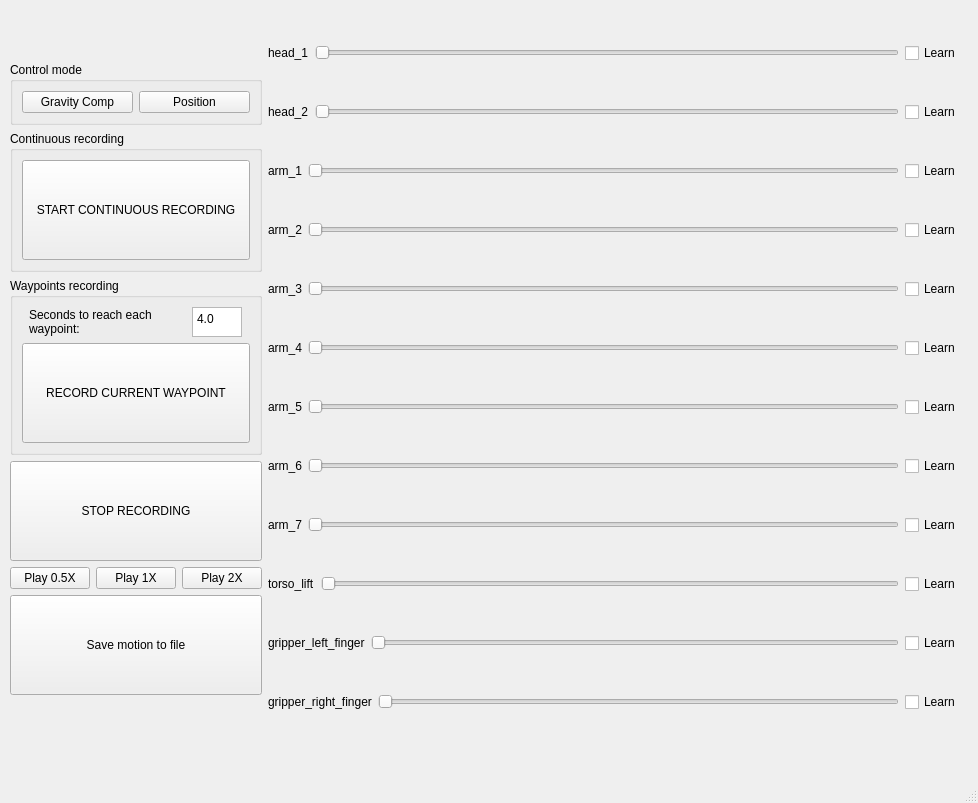
<?xml version="1.0" encoding="UTF-8"?>
<ui version="4.0">
 <class>LearningGUI</class>
 <widget class="QMainWindow" name="LearningGUI">
  <property name="geometry">
   <rect>
    <x>0</x>
    <y>0</y>
    <width>978</width>
    <height>803</height>
   </rect>
  </property>
  <property name="sizePolicy">
   <sizepolicy hsizetype="Minimum" vsizetype="Minimum">
    <horstretch>0</horstretch>
    <verstretch>0</verstretch>
   </sizepolicy>
  </property>
  <property name="minimumSize">
   <size>
    <width>200</width>
    <height>50</height>
   </size>
  </property>
  <property name="windowTitle">
   <string>Learning GUI</string>
  </property>
  <widget class="QWidget" name="centralwidget">
   <widget class="QWidget" name="horizontalLayoutWidget">
    <property name="geometry">
     <rect>
      <x>10</x>
      <y>10</y>
      <width>951</width>
      <height>736</height>
     </rect>
    </property>
    <layout class="QHBoxLayout" name="horizontalLayout">
     <item>
      <layout class="QVBoxLayout" name="col_buttons">
       <property name="sizeConstraint">
        <enum>QLayout::SetDefaultConstraint</enum>
       </property>
       <item>
        <spacer name="verticalSpacer">
         <property name="orientation">
          <enum>Qt::Vertical</enum>
         </property>
         <property name="sizeHint" stdset="0">
          <size>
           <width>20</width>
           <height>40</height>
          </size>
         </property>
        </spacer>
       </item>
       <item>
        <widget class="QGroupBox" name="Control_mode">
         <property name="sizePolicy">
          <sizepolicy hsizetype="Minimum" vsizetype="Minimum">
           <horstretch>0</horstretch>
           <verstretch>0</verstretch>
          </sizepolicy>
         </property>
         <property name="title">
          <string>Control mode</string>
         </property>
         <layout class="QVBoxLayout" name="verticalLayout_3">
          <item>
           <layout class="QHBoxLayout" name="horizontalLayout_2">
            <item>
             <widget class="QPushButton" name="gravity_b">
              <property name="minimumSize">
               <size>
                <width>50</width>
                <height>0</height>
               </size>
              </property>
              <property name="text">
               <string>Gravity Comp</string>
              </property>
             </widget>
            </item>
            <item>
             <widget class="QPushButton" name="position_b">
              <property name="minimumSize">
               <size>
                <width>50</width>
                <height>0</height>
               </size>
              </property>
              <property name="text">
               <string>Position</string>
              </property>
             </widget>
            </item>
           </layout>
          </item>
         </layout>
         <zorder></zorder>
         <zorder></zorder>
        </widget>
       </item>
       <item>
        <widget class="QGroupBox" name="Continuous_recording">
         <property name="sizePolicy">
          <sizepolicy hsizetype="Minimum" vsizetype="Minimum">
           <horstretch>0</horstretch>
           <verstretch>0</verstretch>
          </sizepolicy>
         </property>
         <property name="title">
          <string>Continuous recording</string>
         </property>
         <layout class="QVBoxLayout" name="verticalLayout">
          <item>
           <widget class="QPushButton" name="start_continuous">
            <property name="minimumSize">
             <size>
              <width>0</width>
              <height>100</height>
             </size>
            </property>
            <property name="text">
             <string>START CONTINUOUS RECORDING</string>
            </property>
           </widget>
          </item>
         </layout>
        </widget>
       </item>
       <item>
        <widget class="QGroupBox" name="waypoints_recording">
         <property name="sizePolicy">
          <sizepolicy hsizetype="Minimum" vsizetype="Minimum">
           <horstretch>0</horstretch>
           <verstretch>0</verstretch>
          </sizepolicy>
         </property>
         <property name="title">
          <string>Waypoints recording</string>
         </property>
         <layout class="QVBoxLayout" name="verticalLayout_2">
          <item>
           <layout class="QHBoxLayout" name="seconds_layout">
            <item>
             <widget class="QLabel" name="seconds_label">
              <property name="sizePolicy">
               <sizepolicy hsizetype="Maximum" vsizetype="Maximum">
                <horstretch>0</horstretch>
                <verstretch>0</verstretch>
               </sizepolicy>
              </property>
              <property name="maximumSize">
               <size>
                <width>150</width>
                <height>40</height>
               </size>
              </property>
              <property name="text">
               <string>&lt;html&gt;&lt;head/&gt;&lt;body&gt;&lt;p&gt;Seconds to reach each waypoint:&lt;/p&gt;&lt;/body&gt;&lt;/html&gt;</string>
              </property>
              <property name="wordWrap">
               <bool>true</bool>
              </property>
             </widget>
            </item>
            <item>
             <widget class="QPlainTextEdit" name="seconds_edit">
              <property name="sizePolicy">
               <sizepolicy hsizetype="Minimum" vsizetype="Minimum">
                <horstretch>0</horstretch>
                <verstretch>0</verstretch>
               </sizepolicy>
              </property>
              <property name="minimumSize">
               <size>
                <width>50</width>
                <height>30</height>
               </size>
              </property>
              <property name="maximumSize">
               <size>
                <width>50</width>
                <height>30</height>
               </size>
              </property>
              <property name="plainText">
               <string>4.0</string>
              </property>
             </widget>
            </item>
           </layout>
          </item>
          <item>
           <widget class="QPushButton" name="capture_waypoint">
            <property name="minimumSize">
             <size>
              <width>0</width>
              <height>100</height>
             </size>
            </property>
            <property name="text">
             <string>RECORD CURRENT WAYPOINT</string>
            </property>
           </widget>
          </item>
         </layout>
        </widget>
       </item>
       <item>
        <widget class="QPushButton" name="stop_recording">
         <property name="minimumSize">
          <size>
           <width>0</width>
           <height>100</height>
          </size>
         </property>
         <property name="text">
          <string>STOP RECORDING</string>
         </property>
        </widget>
       </item>
       <item>
        <layout class="QHBoxLayout" name="horizontalLayout_4">
         <item>
          <widget class="QPushButton" name="play_05_b">
           <property name="text">
            <string>Play 0.5X</string>
           </property>
          </widget>
         </item>
         <item>
          <widget class="QPushButton" name="play_1_b">
           <property name="text">
            <string>Play 1X</string>
           </property>
          </widget>
         </item>
         <item>
          <widget class="QPushButton" name="play_2_b">
           <property name="text">
            <string>Play 2X</string>
           </property>
          </widget>
         </item>
        </layout>
       </item>
       <item>
        <layout class="QHBoxLayout" name="horizontalLayout_5">
         <item>
          <widget class="QPushButton" name="save_b">
           <property name="minimumSize">
            <size>
             <width>0</width>
             <height>100</height>
            </size>
           </property>
           <property name="text">
            <string>Save motion to file</string>
           </property>
          </widget>
         </item>
        </layout>
       </item>
       <item>
        <spacer name="verticalSpacer_2">
         <property name="orientation">
          <enum>Qt::Vertical</enum>
         </property>
         <property name="sizeHint" stdset="0">
          <size>
           <width>20</width>
           <height>40</height>
          </size>
         </property>
        </spacer>
       </item>
      </layout>
     </item>
     <item>
      <layout class="QVBoxLayout" name="col_sliders">
       <item>
        <layout class="QHBoxLayout" name="row0">
         <item>
          <widget class="QLabel" name="head_1_l">
           <property name="text">
            <string>head_1</string>
           </property>
          </widget>
         </item>
         <item>
          <widget class="QSlider" name="head_1_slider">
           <property name="orientation">
            <enum>Qt::Horizontal</enum>
           </property>
          </widget>
         </item>
         <item>
          <widget class="QCheckBox" name="head_1_cb">
           <property name="text">
            <string>Learn</string>
           </property>
          </widget>
         </item>
        </layout>
       </item>
       <item>
        <layout class="QHBoxLayout" name="row1">
         <item>
          <widget class="QLabel" name="head_2_l">
           <property name="text">
            <string>head_2</string>
           </property>
          </widget>
         </item>
         <item>
          <widget class="QSlider" name="head_2_slider">
           <property name="orientation">
            <enum>Qt::Horizontal</enum>
           </property>
          </widget>
         </item>
         <item>
          <widget class="QCheckBox" name="head_2_cb">
           <property name="text">
            <string>Learn</string>
           </property>
          </widget>
         </item>
        </layout>
       </item>
       <item>
        <layout class="QHBoxLayout" name="row2">
         <item>
          <widget class="QLabel" name="arm_1_l">
           <property name="text">
            <string>arm_1</string>
           </property>
          </widget>
         </item>
         <item>
          <widget class="QSlider" name="arm_1_slider">
           <property name="orientation">
            <enum>Qt::Horizontal</enum>
           </property>
          </widget>
         </item>
         <item>
          <widget class="QCheckBox" name="arm_1_cb">
           <property name="text">
            <string>Learn</string>
           </property>
          </widget>
         </item>
        </layout>
       </item>
       <item>
        <layout class="QHBoxLayout" name="row3">
         <item>
          <widget class="QLabel" name="arm_2_l">
           <property name="text">
            <string>arm_2</string>
           </property>
          </widget>
         </item>
         <item>
          <widget class="QSlider" name="arm_2_slider">
           <property name="orientation">
            <enum>Qt::Horizontal</enum>
           </property>
          </widget>
         </item>
         <item>
          <widget class="QCheckBox" name="arm_2_cb">
           <property name="text">
            <string>Learn</string>
           </property>
          </widget>
         </item>
        </layout>
       </item>
       <item>
        <layout class="QHBoxLayout" name="row4">
         <item>
          <widget class="QLabel" name="arm_3_l">
           <property name="text">
            <string>arm_3</string>
           </property>
          </widget>
         </item>
         <item>
          <widget class="QSlider" name="arm_3_slider">
           <property name="orientation">
            <enum>Qt::Horizontal</enum>
           </property>
          </widget>
         </item>
         <item>
          <widget class="QCheckBox" name="arm_3_cb">
           <property name="text">
            <string>Learn</string>
           </property>
          </widget>
         </item>
        </layout>
       </item>
       <item>
        <layout class="QHBoxLayout" name="row5">
         <item>
          <widget class="QLabel" name="arm_4_l">
           <property name="text">
            <string>arm_4</string>
           </property>
          </widget>
         </item>
         <item>
          <widget class="QSlider" name="arm_4_slider">
           <property name="orientation">
            <enum>Qt::Horizontal</enum>
           </property>
          </widget>
         </item>
         <item>
          <widget class="QCheckBox" name="arm_4_cb">
           <property name="text">
            <string>Learn</string>
           </property>
          </widget>
         </item>
        </layout>
       </item>
       <item>
        <layout class="QHBoxLayout" name="row6">
         <item>
          <widget class="QLabel" name="arm_5_l">
           <property name="text">
            <string>arm_5</string>
           </property>
          </widget>
         </item>
         <item>
          <widget class="QSlider" name="arm_5_slider">
           <property name="orientation">
            <enum>Qt::Horizontal</enum>
           </property>
          </widget>
         </item>
         <item>
          <widget class="QCheckBox" name="arm_5_cb">
           <property name="text">
            <string>Learn</string>
           </property>
          </widget>
         </item>
        </layout>
       </item>
       <item>
        <layout class="QHBoxLayout" name="row7">
         <item>
          <widget class="QLabel" name="arm_6_l">
           <property name="text">
            <string>arm_6</string>
           </property>
          </widget>
         </item>
         <item>
          <widget class="QSlider" name="arm_6_slider">
           <property name="orientation">
            <enum>Qt::Horizontal</enum>
           </property>
          </widget>
         </item>
         <item>
          <widget class="QCheckBox" name="arm_6_cb">
           <property name="text">
            <string>Learn</string>
           </property>
          </widget>
         </item>
        </layout>
       </item>
       <item>
        <layout class="QHBoxLayout" name="row8">
         <item>
          <widget class="QLabel" name="arm_7_l">
           <property name="text">
            <string>arm_7</string>
           </property>
          </widget>
         </item>
         <item>
          <widget class="QSlider" name="arm_7_slider">
           <property name="orientation">
            <enum>Qt::Horizontal</enum>
           </property>
          </widget>
         </item>
         <item>
          <widget class="QCheckBox" name="arm_7_cb">
           <property name="text">
            <string>Learn</string>
           </property>
          </widget>
         </item>
        </layout>
       </item>
       <item>
        <layout class="QHBoxLayout" name="row9">
         <item>
          <widget class="QLabel" name="torso_lift_l">
           <property name="text">
            <string>torso_lift</string>
           </property>
          </widget>
         </item>
         <item>
          <widget class="QSlider" name="torso_lift_slider">
           <property name="orientation">
            <enum>Qt::Horizontal</enum>
           </property>
          </widget>
         </item>
         <item>
          <widget class="QCheckBox" name="torso_lift_cb">
           <property name="text">
            <string>Learn</string>
           </property>
          </widget>
         </item>
        </layout>
       </item>
       <item>
        <layout class="QHBoxLayout" name="row10">
         <item>
          <widget class="QLabel" name="gripper_left_finger_l">
           <property name="text">
            <string>gripper_left_finger</string>
           </property>
          </widget>
         </item>
         <item>
          <widget class="QSlider" name="gripper_left_finger_slider">
           <property name="orientation">
            <enum>Qt::Horizontal</enum>
           </property>
          </widget>
         </item>
         <item>
          <widget class="QCheckBox" name="gripper_left_finger_cb">
           <property name="text">
            <string>Learn</string>
           </property>
          </widget>
         </item>
        </layout>
       </item>
       <item>
        <layout class="QHBoxLayout" name="row11">
         <item>
          <widget class="QLabel" name="gripper_right_finger_l">
           <property name="text">
            <string>gripper_right_finger</string>
           </property>
          </widget>
         </item>
         <item>
          <widget class="QSlider" name="gripper_right_finger_slider">
           <property name="orientation">
            <enum>Qt::Horizontal</enum>
           </property>
          </widget>
         </item>
         <item>
          <widget class="QCheckBox" name="gripper_right_finger_cb">
           <property name="text">
            <string>Learn</string>
           </property>
          </widget>
         </item>
        </layout>
       </item>
      </layout>
     </item>
    </layout>
   </widget>
   <zorder>horizontalLayoutWidget</zorder>
   <zorder></zorder>
  </widget>
  <widget class="QMenuBar" name="menubar">
   <property name="geometry">
    <rect>
     <x>0</x>
     <y>0</y>
     <width>978</width>
     <height>25</height>
    </rect>
   </property>
  </widget>
  <widget class="QStatusBar" name="statusbar"/>
 </widget>
 <resources/>
 <connections/>
</ui>
